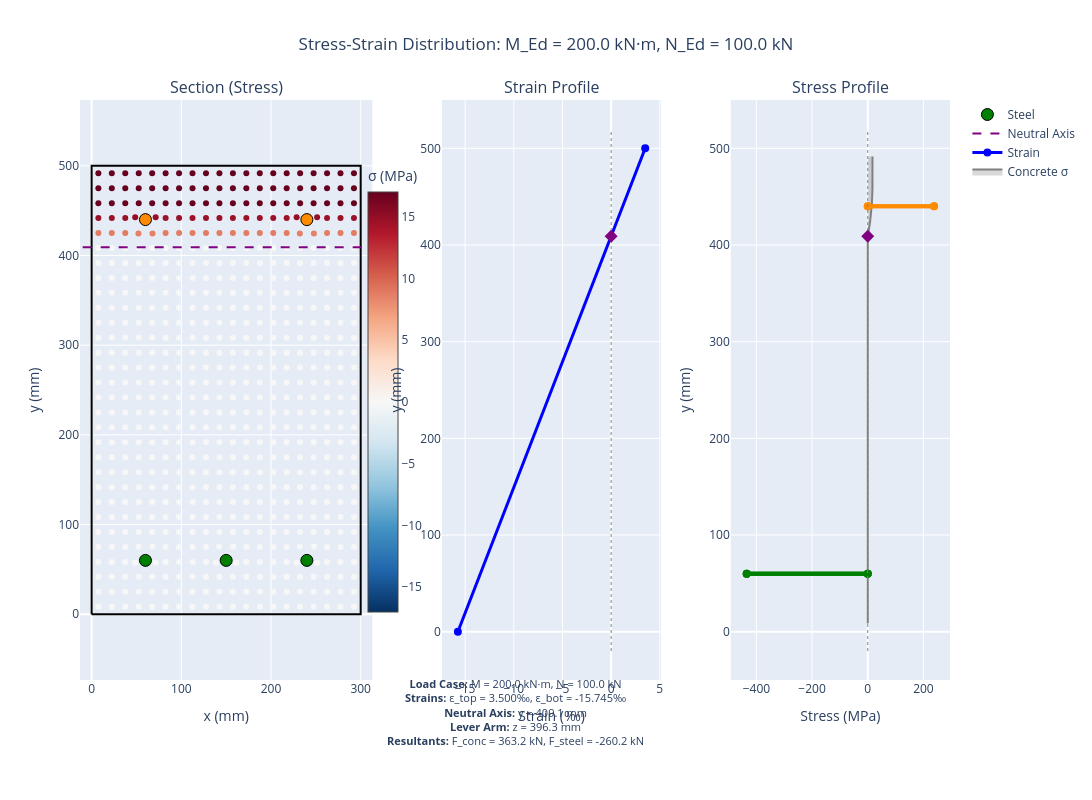

Notebook code cell kept with this figure:
### Code cell
# Create M-N interaction diagram
diagram = create_interaction_diagram(
    section=section,
    concrete=concrete,
    concrete_model_type=ConcreteModelType.PARABOLA_RECTANGLE,  # EC2 Fig 3.3
    steel_model_type=SteelModelType.HORIZONTAL,                 # With strain hardening
    n_fibres_width=20,
    n_fibres_height=30,
)

diagram.plot_stress_strain(M_Ed=200, N_Ed=100, height=800, show=False)

### Figure 1 — Plotly figure (JSON) as saved in the notebook; plotly's stock layout.template omitted (floating-point values rounded to 4 significant figures; data arrays with more than 128 entries replaced by an {"elided": "..."} marker saying what was removed)
{"data": [{"line": {"color": "black", "width": 2}, "mode": "lines", "name": "Section outline", "showlegend": false, "type": "scatter", "x": [0, 300, 300, 0, 0], "xaxis": "x", "y": [0, 0, 500, 500, 0], "yaxis": "y"}, {"hovertemplate": "x: %{x:.1f} mm<br>y: %{y:.1f} mm<br>σ: %{marker.color:.2f} MPa<br><extra>Concrete</extra>", "marker": {"cmax": 17, "cmin": -17, "color": {"elided": "600 float values"}, "colorbar": {"len": 0.8, "title": {"text": "σ (MPa)"}, "x": 0.32}, "colorscale": [[0, "rgb(5,48,97)"], [0.1, "rgb(33,102,172)"], [0.2, "rgb(67,147,195)"], [0.3, "rgb(146,197,222)"], [0.4, "rgb(209,229,240)"], [0.5, "rgb(247,247,247)"], [0.6, "rgb(253,219,199)"], [0.7, "rgb(244,165,130)"], [0.8, "rgb(214,96,77)"], [0.9, "rgb(178,24,43)"], [1, "rgb(103,0,31)"]], "size": 6}, "mode": "markers", "name": "Concrete", "showlegend": false, "type": "scatter", "x": {"elided": "600 float values"}, "xaxis": "x", "y": {"elided": "600 float values"}, "yaxis": "y"}, {"hovertemplate": "x: 60.0 mm<br>y: 60.0 mm<br>σ: -434.8 MPa<br>ε: -13.436 ‰<br>F: -136591.0 kN<br><extra>Steel</extra>", "marker": {"color": "green", "line": {"color": "black", "width": 1}, "size": 12}, "mode": "markers", "name": "Steel", "showlegend": true, "type": "scatter", "x": [60], "xaxis": "x", "y": [60], "yaxis": "y"}, {"hovertemplate": "x: 150.0 mm<br>y: 60.0 mm<br>σ: -434.8 MPa<br>ε: -13.436 ‰<br>F: -136591.0 kN<br><extra>Steel</extra>", "marker": {"color": "green", "line": {"color": "black", "width": 1}, "size": 12}, "mode": "markers", "showlegend": false, "type": "scatter", "x": [150], "xaxis": "x", "y": [60], "yaxis": "y"}, {"hovertemplate": "x: 240.0 mm<br>y: 60.0 mm<br>σ: -434.8 MPa<br>ε: -13.436 ‰<br>F: -136591.0 kN<br><extra>Steel</extra>", "marker": {"color": "green", "line": {"color": "black", "width": 1}, "size": 12}, "mode": "markers", "showlegend": false, "type": "scatter", "x": [240], "xaxis": "x", "y": [60], "yaxis": "y"}, {"hovertemplate": "x: 60.0 mm<br>y: 440.0 mm<br>σ: 238.1 MPa<br>ε: 1.191 ‰<br>F: 74807.2 kN<br><extra>Steel</extra>", "marker": {"color": "darkorange", "line": {"color": "black", "width": 1}, "size": 12}, "mode": "markers", "showlegend": false, "type": "scatter", "x": [60], "xaxis": "x", "y": [440], "yaxis": "y"}, {"hovertemplate": "x: 240.0 mm<br>y: 440.0 mm<br>σ: 238.1 MPa<br>ε: 1.191 ‰<br>F: 74807.2 kN<br><extra>Steel</extra>", "marker": {"color": "darkorange", "line": {"color": "black", "width": 1}, "size": 12}, "mode": "markers", "showlegend": false, "type": "scatter", "x": [240], "xaxis": "x", "y": [440], "yaxis": "y"}, {"line": {"color": "purple", "dash": "dash", "width": 2}, "mode": "lines", "name": "Neutral Axis", "showlegend": true, "type": "scatter", "x": [-10, 310], "xaxis": "x", "y": [409.1, 409.1], "yaxis": "y"}, {"hovertemplate": "ε: %{x:.3f} ‰<br>y: %{y:.1f} mm<extra></extra>", "line": {"color": "blue", "width": 3}, "marker": {"size": 8}, "mode": "lines+markers", "name": "Strain", "type": "scatter", "x": [-15.75, 3.5], "xaxis": "x2", "y": [0.0, 500.0], "yaxis": "y2"}, {"line": {"color": "gray", "dash": "dot", "width": 1}, "mode": "lines", "showlegend": false, "type": "scatter", "x": [0, 0], "xaxis": "x2", "y": [-20, 520], "yaxis": "y2"}, {"hovertemplate": "Neutral Axis<br>y: 409.1 mm<extra></extra>", "marker": {"color": "purple", "size": 10, "symbol": "diamond"}, "mode": "markers", "name": "NA", "showlegend": false, "type": "scatter", "x": [0], "xaxis": "x2", "y": [409.1], "yaxis": "y2"}, {"fill": "tozerox", "fillcolor": "rgba(128, 128, 128, 0.3)", "hovertemplate": "σ: %{x:.2f} MPa<br>y: %{y:.1f} mm<extra>Concrete</extra>", "line": {"color": "gray", "width": 2}, "mode": "lines", "name": "Concrete σ", "type": "scatter", "x": {"elided": "600 float values"}, "xaxis": "x3", "y": {"elided": "600 float values"}, "yaxis": "y3"}, {"hovertemplate": "σ: -434.8 MPa<br>y: 60.0 mm<extra>Steel</extra>", "line": {"color": "green", "width": 4}, "marker": {"color": "green", "size": 8}, "mode": "lines+markers", "showlegend": false, "type": "scatter", "x": [0, -434.8], "xaxis": "x3", "y": [60, 60], "yaxis": "y3"}, {"hovertemplate": "σ: -434.8 MPa<br>y: 60.0 mm<extra>Steel</extra>", "line": {"color": "green", "width": 4}, "marker": {"color": "green", "size": 8}, "mode": "lines+markers", "showlegend": false, "type": "scatter", "x": [0, -434.8], "xaxis": "x3", "y": [60, 60], "yaxis": "y3"}, {"hovertemplate": "σ: -434.8 MPa<br>y: 60.0 mm<extra>Steel</extra>", "line": {"color": "green", "width": 4}, "marker": {"color": "green", "size": 8}, "mode": "lines+markers", "showlegend": false, "type": "scatter", "x": [0, -434.8], "xaxis": "x3", "y": [60, 60], "yaxis": "y3"}, {"hovertemplate": "σ: 238.1 MPa<br>y: 440.0 mm<extra>Steel</extra>", "line": {"color": "darkorange", "width": 4}, "marker": {"color": "darkorange", "size": 8}, "mode": "lines+markers", "showlegend": false, "type": "scatter", "x": [0, 238.1], "xaxis": "x3", "y": [440, 440], "yaxis": "y3"}, {"hovertemplate": "σ: 238.1 MPa<br>y: 440.0 mm<extra>Steel</extra>", "line": {"color": "darkorange", "width": 4}, "marker": {"color": "darkorange", "size": 8}, "mode": "lines+markers", "showlegend": false, "type": "scatter", "x": [0, 238.1], "xaxis": "x3", "y": [440, 440], "yaxis": "y3"}, {"line": {"color": "gray", "dash": "dot", "width": 1}, "mode": "lines", "showlegend": false, "type": "scatter", "x": [0, 0], "xaxis": "x3", "y": [-20, 520], "yaxis": "y3"}, {"hovertemplate": "Neutral Axis<br>y: 409.1 mm<extra></extra>", "marker": {"color": "purple", "size": 10, "symbol": "diamond"}, "mode": "markers", "showlegend": false, "type": "scatter", "x": [0], "xaxis": "x3", "y": [409.1], "yaxis": "y3"}], "layout": {"annotations": [{"font": {"size": 16}, "showarrow": false, "text": "Section (Stress)", "x": 0.168, "xanchor": "center", "xref": "paper", "y": 1, "yanchor": "bottom", "yref": "paper"}, {"font": {"size": 16}, "showarrow": false, "text": "Strain Profile", "x": 0.542, "xanchor": "center", "xref": "paper", "y": 1, "yanchor": "bottom", "yref": "paper"}, {"font": {"size": 16}, "showarrow": false, "text": "Stress Profile", "x": 0.874, "xanchor": "center", "xref": "paper", "y": 1, "yanchor": "bottom", "yref": "paper"}, {"align": "center", "font": {"size": 11}, "showarrow": false, "text": "<b>Load Case:</b> M = 200.0 kN·m, N = 100.0 kN<br><b>Strains:</b> ε_top = 3.500‰, ε_bot = -15.745‰<br><b>Neutral Axis:</b> y = 409.1 mm<br><b>Lever Arm:</b> z = 396.3 mm<br><b>Resultants:</b> F_conc = 363.2 kN, F_steel = -260.2 kN", "x": 0.5, "xref": "paper", "y": -0.12, "yref": "paper"}], "height": 800, "legend": {"x": 1.02, "y": 1}, "margin": {"b": 120}, "showlegend": true, "title": {"text": "Stress-Strain Distribution: M_Ed = 200.0 kN·m, N_Ed = 100.0 kN", "x": 0.5}, "width": 1200, "xaxis": {"anchor": "y", "domain": [0, 0.336], "title": {"text": "x (mm)"}}, "xaxis2": {"anchor": "y2", "domain": [0.416, 0.668], "title": {"text": "Strain (‰)"}}, "xaxis3": {"anchor": "y3", "domain": [0.748, 1], "title": {"text": "Stress (MPa)"}}, "yaxis": {"anchor": "x", "domain": [0, 1], "scaleanchor": "x", "scaleratio": 1, "title": {"text": "y (mm)"}}, "yaxis2": {"anchor": "x2", "domain": [0, 1], "title": {"text": "y (mm)"}}, "yaxis3": {"anchor": "x3", "domain": [0, 1], "title": {"text": "y (mm)"}}}}
